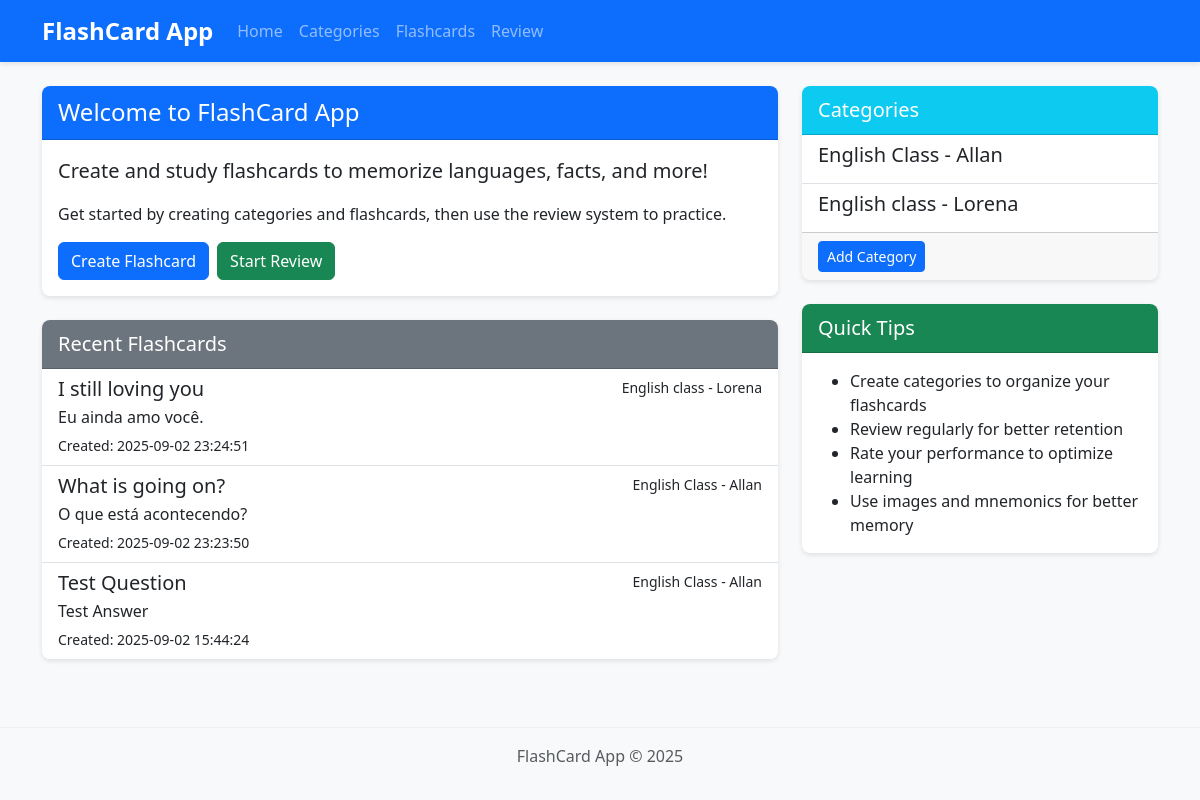
/, run on an earlier commit of the app's database.
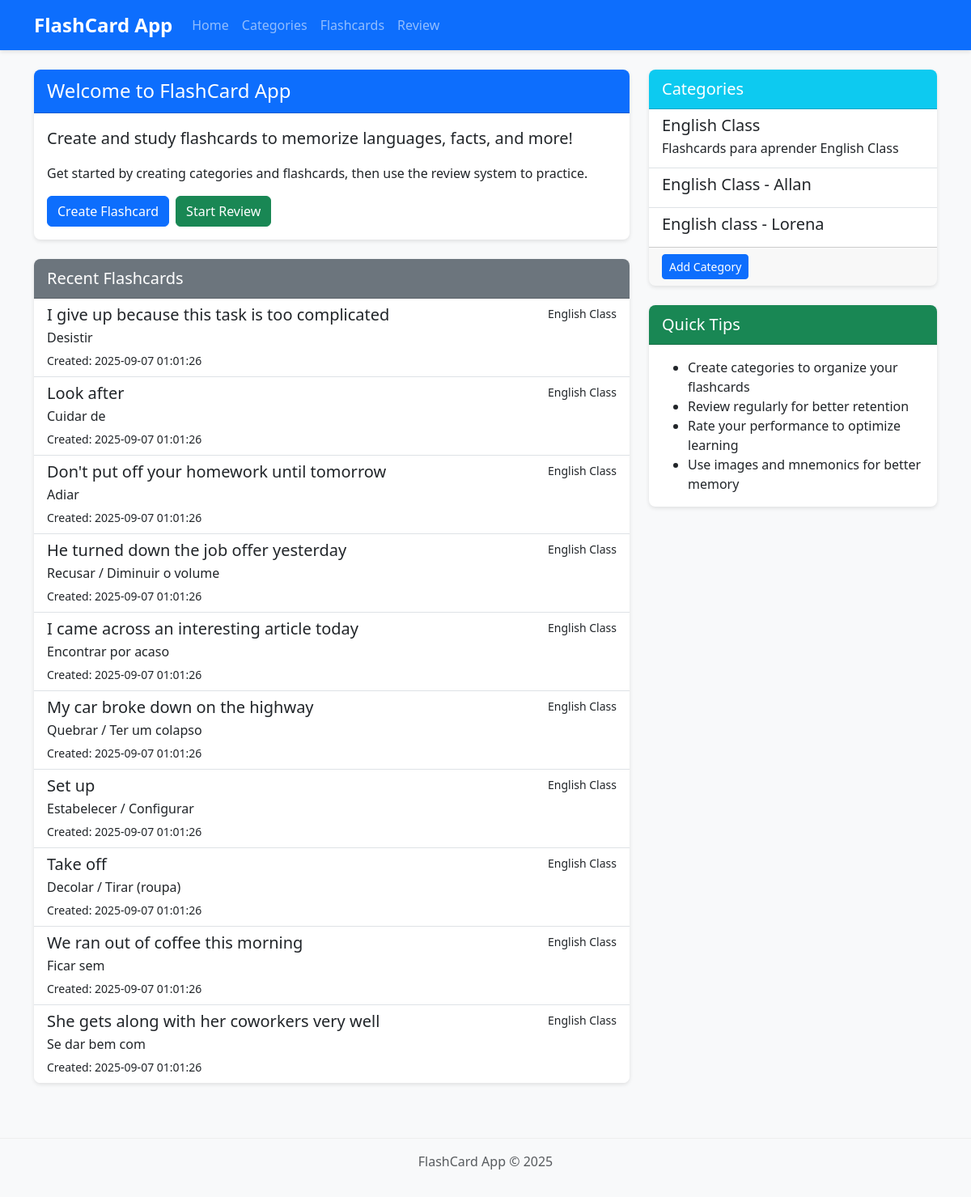
And on a later commit of the database.
### tables this page shows
CREATE TABLE flashcards (
        id INTEGER PRIMARY KEY AUTOINCREMENT,
        category_id INTEGER,
        front_content TEXT NOT NULL,
        back_content TEXT NOT NULL,
        created_at TIMESTAMP DEFAULT CURRENT_TIMESTAMP,
        last_reviewed TIMESTAMP,
        review_count INTEGER DEFAULT 0,
        difficulty_level INTEGER DEFAULT 0,
        FOREIGN KEY (category_id) REFERENCES categories (id)
    );

CREATE TABLE categories (
        id INTEGER PRIMARY KEY AUTOINCREMENT,
        name TEXT NOT NULL UNIQUE,
        description TEXT
    );

### app.py (the view)
@app.route('/')
def index():
    categories = category_model.get_all_categories()
    recent_flashcards = flashcard_model.get_all_flashcards()
    return render_template('index.html',
                           categories=categories,
                           recent_flashcards=recent_flashcards[:10] if recent_flashcards else [])

### app.py (called while the page is built)
@app.context_processor
def inject_now():
    return {'now': datetime.datetime.now()}

### models.py (called while the page is built)
    def get_connection(self):
        conn = sqlite3.connect(self.db_path)
        conn.row_factory = sqlite3.Row  # This allows accessing columns by name
        return conn

    def close_connection(self, conn):
        if conn:
            conn.close()

    def get_all_categories(self):
        conn = self.db_manager.get_connection()
        cursor = conn.cursor()
        cursor.execute('SELECT * FROM categories ORDER BY name')
        categories = cursor.fetchall()
        self.db_manager.close_connection(conn)
        return categories

    def get_all_flashcards(self, category_id=None):
        conn = self.db_manager.get_connection()
        cursor = conn.cursor()
        if category_id:
            cursor.execute('''
                SELECT f.*, c.name as category_name
                FROM flashcards f
                LEFT JOIN categories c ON f.category_id = c.id
                WHERE f.category_id = ?
                ORDER BY f.created_at DESC
            ''', (category_id,))
        else:
            cursor.execute('''
                SELECT f.*, c.name as category_name
                FROM flashcards f
                LEFT JOIN categories c ON f.category_id = c.id
                ORDER BY f.created_at DESC
            ''')
        flashcards = cursor.fetchall()
        self.db_manager.close_connection(conn)
        return flashcards

### templates/index.html (shortened to what this page needs)
{% extends 'base.html' %}
{% block content %}
<div class="row">
    <div class="col-md-8">
        <div class="card mb-4">
            <div class="card-header bg-primary text-white">
                <h2 class="h4 mb-0">Welcome to FlashCard App</h2>
            </div>
            <div class="card-body">
                <p class="lead">Create and study flashcards to memorize languages, facts, and more!</p>
                <p>Get started by creating categories and flashcards, then use the review system to practice.</p>
                <div class="d-grid gap-2 d-md-flex justify-content-md-start">
                    <a href="{{ url_for('add_flashcard') }}" class="btn btn-primary">Create Flashcard</a>
                    <a href="{{ url_for('review') }}" class="btn btn-success">Start Review</a>
                </div>
            </div>
        </div>
        {% if recent_flashcards %}
        <div class="card">
            <div class="card-header bg-secondary text-white">
                <h3 class="h5 mb-0">Recent Flashcards</h3>
            </div>
            <div class="card-body p-0">
                <div class="list-group list-group-flush">
                    {% for card in recent_flashcards %}
                    <div class="list-group-item">
                        <div class="d-flex w-100 justify-content-between">
                            <h5 class="mb-1">{{ card.front_content }}</h5>
                            <small>{{ card.category_name or 'Uncategorized' }}</small>
                        </div>
                        <p class="mb-1">{{ card.back_content }}</p>
                        <small>Created: {{ card.created_at }}</small>
                    </div>
                    {% endfor %}
                </div>
            </div>
        </div>
        {% endif %}
    </div>
    <div class="col-md-4">
        <div class="card mb-4">
            <div class="card-header bg-info text-white">
                <h3 class="h5 mb-0">Categories</h3>
            </div>
            <div class="card-body p-0">
                <div class="list-group list-group-flush">
                    {% for category in categories %}
                    <a href="{{ url_for('list_flashcards', category_id=category.id) }}" class="list-group-item list-group-item-action">
                        <div class="d-flex w-100 justify-content-between">
                            <h5 class="mb-1">{{ category.name }}</h5>
                        </div>
                        <p class="mb-1">{{ category.description }}</p>
                    </a>
                    {% endfor %}
                </div>
            </div>
            <div class="card-footer">
                <a href="{{ url_for('add_category') }}" class="btn btn-sm btn-primary">Add Category</a>
            </div>
        </div>
        <div class="card">
            <div class="card-header bg-success text-white">
                <h3 class="h5 mb-0">Quick Tips</h3>
            </div>
            <div class="card-body">
                <ul class="mb-0">
                    <li>Create categories to organize your flashcards</li>
                    <li>Review regularly for better retention</li>
                    <li>Rate your performance to optimize learning</li>
                    <li>Use images and mnemonics for better memory</li>
                </ul>
            </div>
        </div>
    </div>
</div>
{% endblock %}

### templates/base.html (shortened to what this page needs)
<!DOCTYPE html>
<html lang="en">
<head>
    <link rel="stylesheet" href="https://cdn.jsdelivr.net/npm/bootstrap@5.3.0/dist/css/bootstrap.min.css">
    <link rel="stylesheet" href="{{ url_for('static', filename='css/style.css') }}">
</head>
<body>
    <nav class="navbar navbar-expand-lg navbar-dark bg-primary mb-4">
        <div class="container">
            <a class="navbar-brand" href="{{ url_for('index') }}">FlashCard App</a>
            <div class="collapse navbar-collapse" id="navbarNav">
                <ul class="navbar-nav me-auto">
                    <li class="nav-item">
                        <a class="nav-link" href="{{ url_for('index') }}">Home</a>
                    </li>
                    <li class="nav-item">
                        <a class="nav-link" href="{{ url_for('list_categories') }}">Categories</a>
                    </li>
                    <li class="nav-item">
                        <a class="nav-link" href="{{ url_for('list_flashcards') }}">Flashcards</a>
                    </li>
                    <li class="nav-item">
                        <a class="nav-link" href="{{ url_for('review') }}">Review</a>
                    </li>
                </ul>
            </div>
        </div>
    </nav>
    <div class="container">
        {% block content %}{% endblock %}
    </div>
    <footer class="mt-5 py-3 bg-light">
        <div class="container text-center">
            <p class="text-muted">FlashCard App &copy; {{ now.year }}</p>
        </div>
    </footer>
</body>
</html>

### static/css/style.css (style rules this page uses)
body { font-family: 'Segoe UI', Tahoma, Geneva, Verdana, sans-serif; background-color: #f8f9fa; color: #333; }
.card { border-radius: 8px; overflow: hidden; margin-bottom: 20px; border: none; box-shadow: 0 2px 5px rgba(0,0,0,0.1); }
.card-header { font-weight: 600; padding: 12px 16px; }
.navbar { box-shadow: 0 2px 5px rgba(0,0,0,0.1); }
.navbar-brand { font-weight: 700; font-size: 1.5rem; }
footer { margin-top: 3rem; border-top: 1px solid #eee; }

What changed in the data, as far as the page shows it:
no longer on this page (row unchanged): flashcards: front_content "I still loving you", name "English class - Lorena", back_content "Eu ainda amo você.", created_at "2025-09-02 23:24:51"
no longer on this page (row unchanged): flashcards: front_content "What is going on?", name "English Class - Allan", back_content "O que está acontecendo?", created_at "2025-09-02 23:23:50"
no longer on this page (row unchanged): flashcards: front_content "Test Question", name "English Class - Allan", back_content "Test Answer", created_at "2025-09-02 15:44:24"
added flashcards: front_content "I give up because this task is too complicated", name "English Class", back_content "Desistir", created_at "2025-09-07 01:01:26"
added flashcards: front_content "Look after", name "English Class", back_content "Cuidar de", created_at "2025-09-07 01:01:26"
added flashcards: front_content "Don't put off your homework until tomorrow", name "English Class", back_content "Adiar", created_at "2025-09-07 01:01:26"
added flashcards: front_content "He turned down the job offer yesterday", name "English Class", back_content "Recusar / Diminuir o volume", created_at "2025-09-07 01:01:26"
added flashcards: front_content "I came across an interesting article today", name "English Class", back_content "Encontrar por acaso", created_at "2025-09-07 01:01:26"
added flashcards: front_content "My car broke down on the highway", name "English Class", back_content "Quebrar / Ter um colapso", created_at "2025-09-07 01:01:26"
added flashcards: front_content "Set up", name "English Class", back_content "Estabelecer / Configurar", created_at "2025-09-07 01:01:26"
added flashcards: front_content "Take off", name "English Class", back_content "Decolar / Tirar (roupa)", created_at "2025-09-07 01:01:26"
added flashcards: front_content "We ran out of coffee this morning", name "English Class", back_content "Ficar sem", created_at "2025-09-07 01:01:26"
added flashcards: front_content "She gets along with her coworkers very well", name "English Class", back_content "Se dar bem com", created_at "2025-09-07 01:01:26"
added categories: name "English Class", description "Flashcards para aprender English Class"
